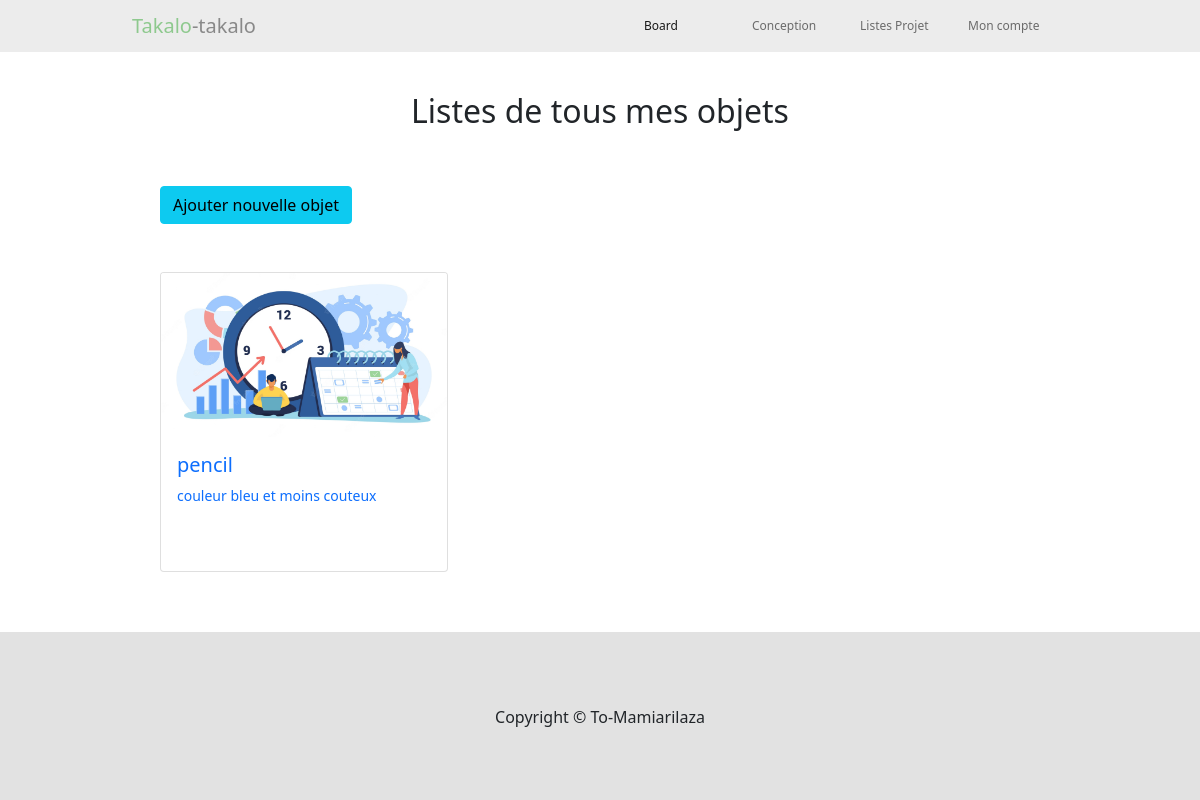
Before: /index.php/./mesObjets/index (signed in) with the older database file.
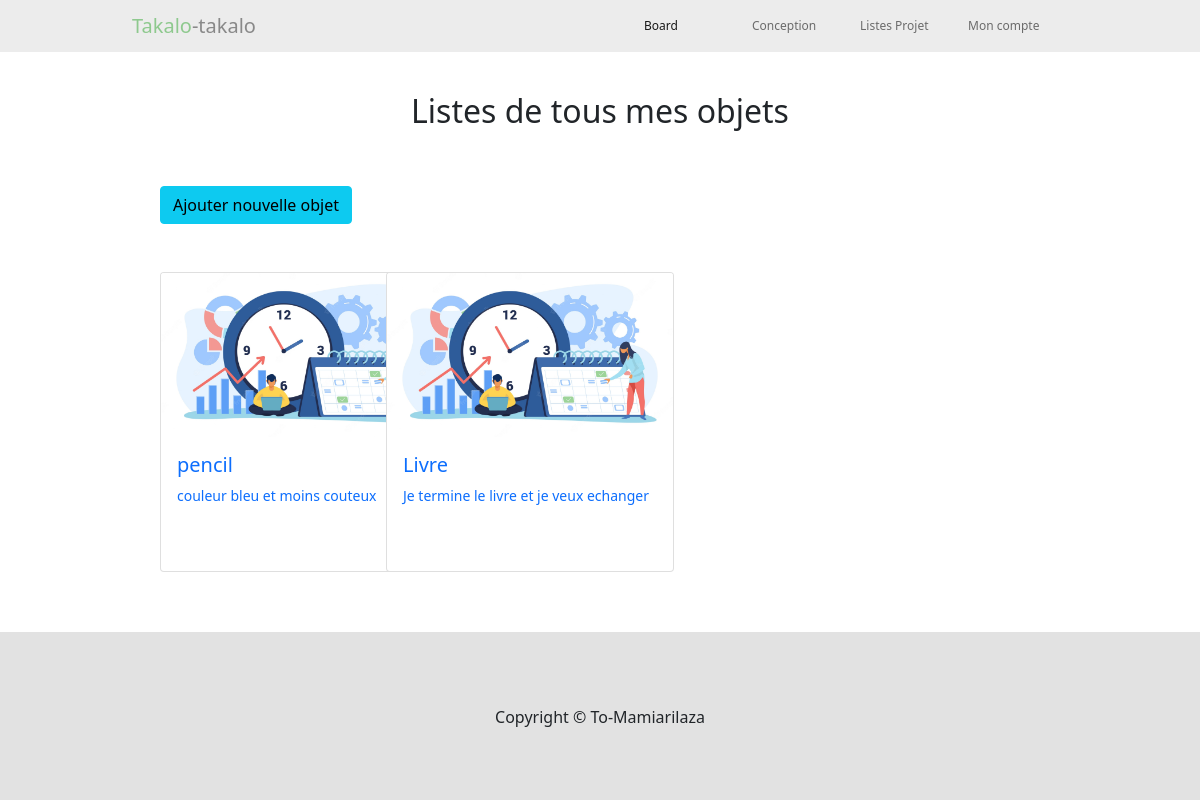
After: the same page with the newer database file.
### tables this page shows
create table Objet(
    idObjet int primary key AUTO_INCREMENT,
    idCategorie int,
    idUser int,
    nom VARCHAR(20),
    description VARCHAR(200),
    foreign key(idCategorie) references Categorie(idCategorie),
    foreign key(idUser) references User(idUser)
);

### application/controllers/MesObjets.php (called while the page is built, shortened)
<?php
class MesObjets extends CI_Controller {
    public function index()
    {
        $this->load->model("objets_model", 'model');
        $data['content'] = "mesObjets";
        $data['header'] = "header";
        $data['title'] = "Mes Objets";
        $data['objets'] = $this->model->getUserObjet($this->session->userdata('userId')->idUser);
        $this->load->view('template', $data);
    }
}
?>

### index.php (called while the page is built, shortened)
<?php
require_once BASEPATH.'core/CodeIgniter.php';

### application/models/Objets_model.php (called while the page is built, shortened)
<?php
    class Objets_model extends CI_Model {
        public function getUserObjet($idUser){
            $sql = "SELECT * FROM Objet  where idUser='$idUser'";
            $query = $this->db->query($sql);
            $listes=array();
            if($query !== FALSE && $query->num_rows() > 0){
                foreach ($query->result_array() as $row) {
                    $listes[] = $row;
                }
            }
            return $listes;
        }
    }
?>

### application/views/mesObjets.php (the view)
<link rel="stylesheet" href="<?php echo base_url("assets/css/listesProjet.css"); ?>">
<div class="container">
    <h1>Listes de tous mes objets</h1>
    <a href="<?php echo site_url('/mesObjets/newObjet'); ?>" class="btn btn-info my-5 ">Ajouter nouvelle objet</a>
    <div class="row listes">
        <?php foreach ($objets as $objet) { ?>
            <div class="col-md-3">
                <div class="card" style="width: 18rem;">
                    <a href="<?php echo site_url('mesObjets/detailObjet/'.$objet['idObjet']); ?>">
                        <img src="<?php echo base_url('assets/images/login-images.jpg'); ?>" class="card-img-top" alt="...">
                        <div class="card-body">
                            <h5 class="card-title"><?php echo $objet['nom']; ?></h5>
                            <p class="card-text"><?php echo $objet['description']; ?></p>
                        </div>
                    </a>
                </div>
            </div>
        <?php } ?>
    </div>
</div>

### application/views/template.php (shortened to what this page needs)
<!DOCTYPE html>
<html lang="en">
<head>
    <link rel="stylesheet" href="<?php echo base_url("assets/bootstrap/css/bootstrap.min.css"); ?>">
    <link rel="stylesheet" href="<?php echo base_url("assets/fonts/fontawesome-5/css/all.min.css"); ?>">
</head>
<body>
    <?php $this->load->view($header); ?>
    <?php $this->load->view($content); ?>
    <?php $this->load->view("footer"); ?>
</body>
</html>

### application/views/header.php (shortened to what this page needs)
<link rel="stylesheet" href="<?php echo base_url("assets/css/header.css"); ?>">
<nav class="navbar navbar-expand-lg navbar-light menu">
  <div class="container-fluid">
    <a class="navbar-brand icon" href="#"><span class="green-style">Takalo</span>-takalo</a>
    <div class="collapse navbar-collapse" id="navbarSupportedContent">
      <ul class="navbar-nav ms-auto mb-2 mb-lg-0 lien-nav">
        <li class="nav-item">
          <a class="nav-link active" aria-current="page" href="#">Board</a>
        </li>
        <li class="nav-item">
          <a class="nav-link" href="#">Conception</a>
        </li>
        <li class="nav-item">
          <a class="nav-link" href="#">Listes Projet</a>
        </li>
        <li class="nav-item">
          <a class="nav-link" href="#">Mon compte</a>
        </li>
      </ul>
    </div>
  </div>
</nav>

### application/views/footer.php
<link rel="stylesheet" href="<?php echo base_url("assets/css/footer.css"); ?>">
<div class="footer">
    Copyright &copy; To-Mamiarilaza
</div>

### assets/css/header.css (style rules this page uses)
.menu { padding: .5% 10%; background-color: #ececec; }
.green-style { color: rgb(142 201 142); }
.navbar-light .navbar-brand { color: #898989; }
.lien-nav li { width: 9vw; font-size: 1vw; }

### assets/css/listesProjet.css (style rules this page uses)
.container { padding: 40px 10px; min-height: 580px; width: 75%; }
.container h1 { text-align: center; font-weight: 400; font-size: 2rem; }
.listes a { text-decoration: none; }
.listes div { height: 300px; }
.listes div p { font-size: 14px; }

### assets/css/footer.css (style rules this page uses)
.footer { height: 170px; display: flex; justify-content: center; align-items: center; text-align: center; background-color: #e2e2e2; }

Changed rows visible on the page:
added objet: nom "Livre", description "Je termine le livre et je veux echanger"
